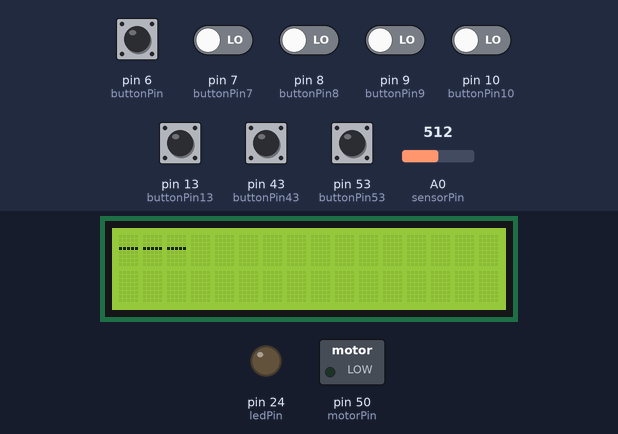
The sketch below on a simulated Arduino Mega 2560, built with avr-gcc and run on an emulated ATmega2560. On the bench: 16×2 character LCD, switched loads named in the sketch (green lamp = pin HIGH), output pins drawn as LEDs (lit = HIGH). Inputs (shaded band) come from the test bench; at power-on: pin 6 (buttonPin), pin 7 (buttonPin7), pin 8 (buttonPin8), pin 9 (buttonPin9), pin 10 (buttonPin10), pin 13 (buttonPin13), pin 43 (buttonPin43), pin 53 (buttonPin53) LOW, A0 (sensorPin) = 512.

Above: at 2.2 s.
2.3 s: pin 6 (buttonPin) pulled HIGH for 1.2 s
At 4.3 s:
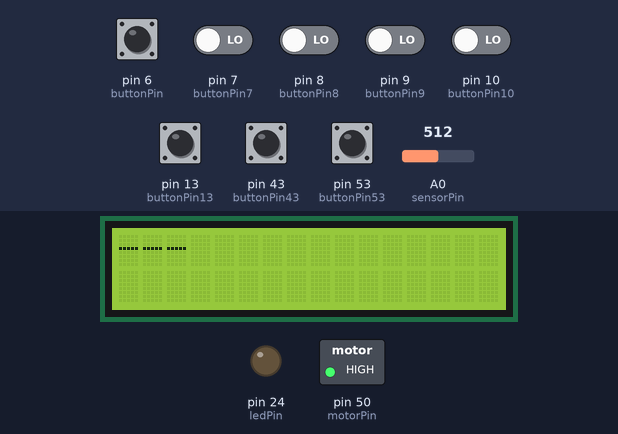
6.0 s: pin 6 (buttonPin) driven HIGH and pin 7 (buttonPin7) driven HIGH and pin 8 (buttonPin8) driven HIGH and pin 9 (buttonPin9) driven HIGH and pin 10 (buttonPin10) driven HIGH
At 7.3 s:
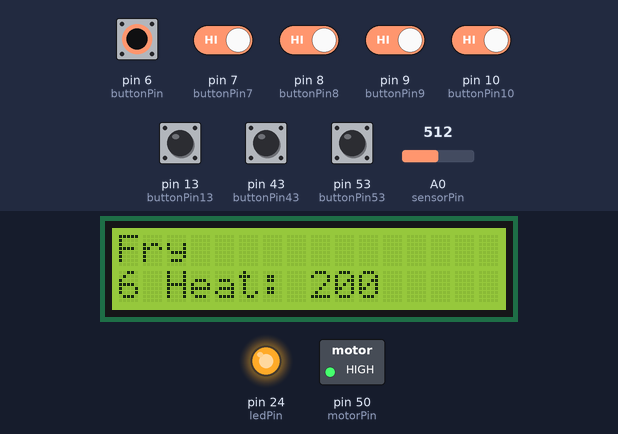
10.1 s: pin 7 (buttonPin7) driven LOW
At 13.3 s:
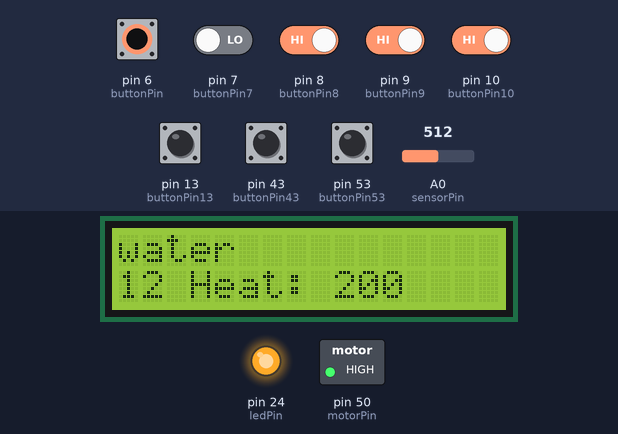
14.0 s: A0 (sensorPin) set to 716
At 16.1 s:
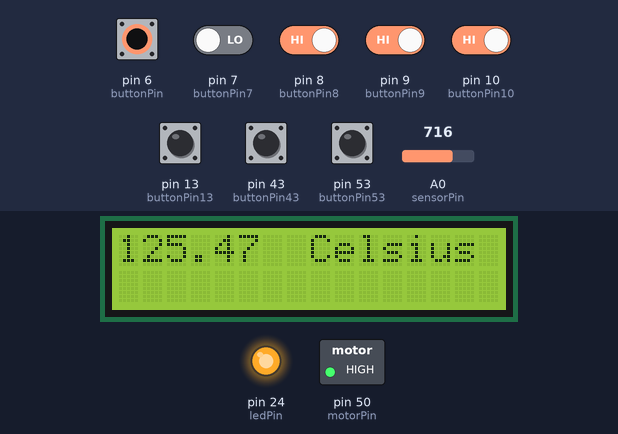
18.0 s: pin 8 (buttonPin8) driven LOW
22.1 s: pin 13 (buttonPin13) pulled HIGH for 1.2 s
At 26.4 s:
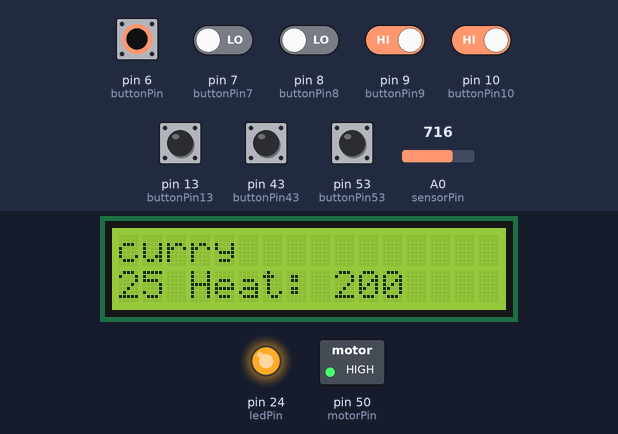
Timing chart, 0 to 27.9 s (numbered marks = the images above; inputs shaded):
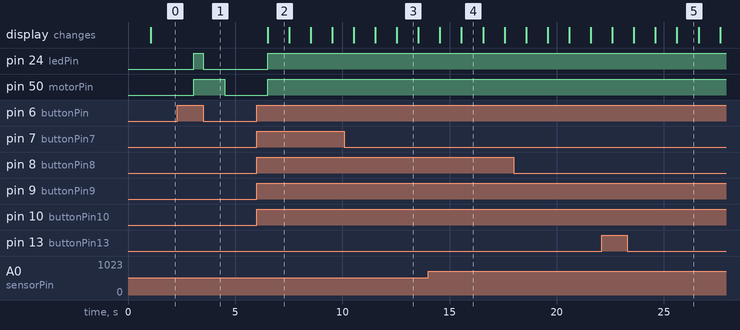

The sketch:

Code.ino
```cpp
//Arduino code


#include <LiquidCrystal.h>
#define motorPin 50
#define sensorPin 0
const int  ledPin= 24;
float Celsius;
int sensorValue;
int x=200;


// initialize pins for interconnection of LCD with the arduino
const int rs = 12, en = 11, d4 = 5, d5 = 4, d6 = 3, d7 = 2;
LiquidCrystal lcd(rs, en, d4, d5, d6, d7);
// pushbutton pins
const int buttonPin = 6;
const int buttonPin7 = 7;
const int buttonPin8 = 8;
const int buttonPin9 = 9;
const int buttonPin10 = 10;
const int buttonPin13 = 13;
const int buttonPin53 = 53;
const int buttonPin43 = 43;


// variables
int buttonState = 0;
int buttonState7 = 0;
int buttonState8 = 0;
int buttonState9 = 0;
int buttonState10 = 0;
int buttonState13 = 0;
int buttonState53 = 0;
int buttonState43 = 0;


void setup() {
  // set up the LCD's number of columns and rows:
  lcd.begin(16, 2);

  lcd.print("Induction ON"); //display when power is on
  delay(1000);

  pinMode(buttonPin, INPUT);
  pinMode(buttonPin7, INPUT);
  pinMode(buttonPin8, INPUT);
  pinMode(buttonPin9, INPUT);
  pinMode(buttonPin10, INPUT);
  pinMode(buttonPin13, INPUT);
  pinMode(buttonPin53, INPUT);
  pinMode(buttonPin43, INPUT);
  pinMode(sensorValue, INPUT);
  pinMode(motorPin, OUTPUT);
  pinMode(ledPin, OUTPUT);

          Serial.begin(9600);
}


void loop() {
  buttonState = digitalRead(buttonPin);
  buttonState7 = digitalRead(buttonPin7);
  buttonState8 = digitalRead(buttonPin8);
  buttonState9 = digitalRead(buttonPin9);
  buttonState10 = digitalRead(buttonPin10);
  buttonState13 = digitalRead(buttonPin13);
  buttonState53 = digitalRead(buttonPin53);
  buttonState43 = digitalRead(buttonPin43);


  // If Push button 6 is high, then induction is on and assumed that vessel is placed
  if (buttonState == HIGH)
  {
    lcd.setCursor(1, 0);
    digitalWrite(ledPin, HIGH);  // LED is ON to indicate vessel is placed
    digitalWrite(motorPin, HIGH); // cooling circuit is ON when vessel is placed and cooking is started


    if (buttonState7 == HIGH)
    {
      // When fry option is selected
      lcd.clear();
      lcd.print("Fry");
      lcd.setCursor(0, 1);
      lcd.print(millis() / 1000); // print time
      heat();               // function called to increase or decrease heat
     lcd.print(" Heat: ");
     lcd.print(x);
      delay(1000);
    }

  if (buttonState8 == HIGH)
    {
      // When water option is selected
      lcd.clear();
      lcd.print("water");
      lcd.setCursor(0, 1);
      // print the number of seconds since reset:
      lcd.print(millis() / 1000); // display time

      heat(); // function called to increase or decrease heat
     lcd.print(" Heat: ");
     lcd.print(x);

      delay(1000);
      temp();
    }

    if (buttonState9 == HIGH)
    {
      // When milk option is selected
      lcd.clear();
      lcd.print("milk");
      lcd.setCursor(0, 1);
      // print the number of seconds since reset:
      lcd.print(millis() / 1000);
      heat(); // function called to increase or decrease heat
     lcd.print(" Heat: ");
     lcd.print(x);

      delay(1000);
      temp();
    }

    if (buttonState10 == HIGH)
    {
      // When preasure cooker option is selected
      lcd.clear();
      lcd.print("preasure cooker");

      lcd.setCursor(0, 1);
      // print the number of seconds since reset:
      lcd.print(millis() / 1000);

      heat(); // function called to increase or decrease heat
     lcd.print(" Heat: ");
     lcd.print(x);

      delay(1000);
    }

    if (buttonState13 == HIGH)
    {
      // When curry option is selected
      lcd.clear();
      lcd.print("curry");

      lcd.setCursor(0, 1);
      // print the number of seconds since reset:
      lcd.print(millis() / 1000);


      heat();// function called to increase or decrease heat
     lcd.print(" Heat: ");
     lcd.print(x);

      delay(1000);
    }
  }

  else
  {
    // When vessel is not placed or removed

    digitalWrite(ledPin, LOW); // turn LED off:
    lcd.setCursor(1, 0);
    lcd.clear();
    lcd.print("---");
    delay(1000);
    digitalWrite(motorPin, LOW);// // turn cooling circuit off:
  }
}

void heat()
{
  if (buttonState43 == HIGH && x <=2000)
  {
    x = x + 200; // increase heat
  }
    if (buttonState53 == HIGH &&  x >= 200)
  {
    x = x - 200; // decrease heat
  }

}
void temp()
{
  // function to read temperature of water and milk
  double optvoltage, thermRes, therln, temp;
  sensorValue = analogRead(sensorPin); // read the temperature
  optvoltage = ( (sensorValue * 5.0) / 1023.0 );
  thermRes= ( ( 5 * ( 10.0 / optvoltage ) ) - 10 );
  thermRes= thermRes* 1000 ;
  therln  = log(thermRes);
  temp= ( 1 / ( 0.001129148 + ( 0.000234125 * therln ) + ( 0.0000000876741 * therln * therln * therln ) ) ); /* Temperature in Kelvin */
  temp= temp - 273.15+80;
   lcd.clear();
  lcd.print(temp);
  lcd.print("  Celsius "); // Display temperature
  delay(1000);
}
```

Measured:
- after the input at 2.3 s, pin 24 (ledPin): LOW → HIGH after 0.77 s, → LOW 0.43 s later; pin 50 (motorPin): LOW → HIGH after 0.77 s, → LOW 1.4 s later
- after the input at 6.0 s, pin 24 (ledPin), pin 50 (motorPin): LOW → HIGH after 0.51 s; the display: changes after 0.51 s (image 2)
- after the input at 22.1 s, the display: first differs from a run without the input after 3.5 s (image 5)
- what the display in image 2 shows lasts 1.0 s, from 6.5 s to 7.5 s
